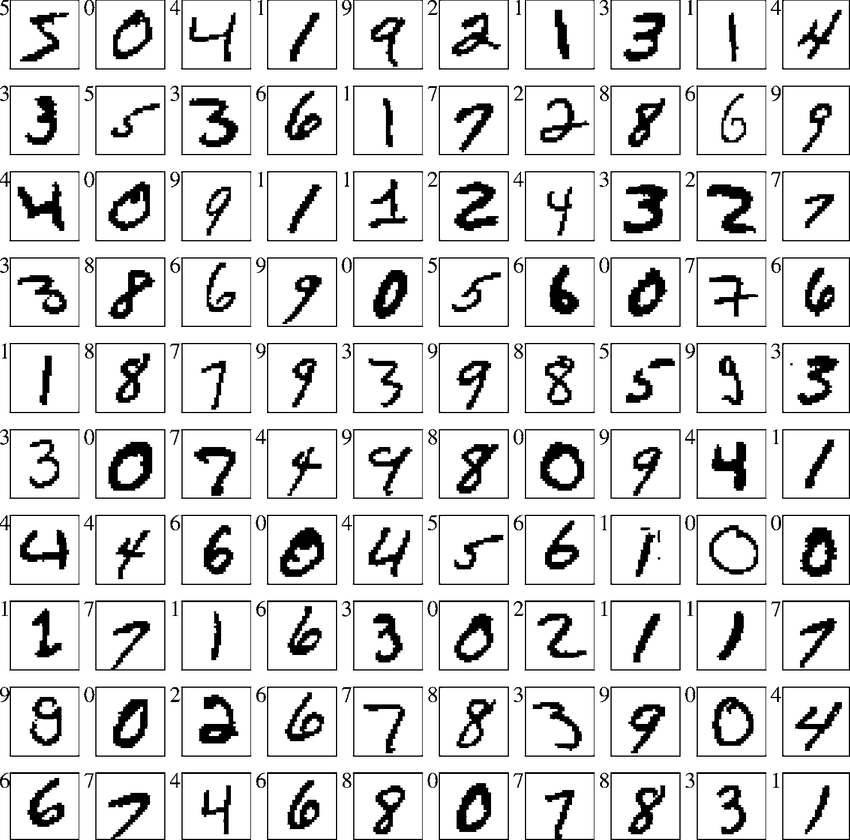
#> input picture numbers.png, 850 x 840 px, found by its file name
$ jupyter execute --allow-errors Homework_detection_numbers.ipynb   (shell and % lines are left out)
#> lines starting #> are read from the running program, lines starting #| are printed output that depends on the picture; after the words box and inside, x2 and y2 are one past the last pixel; in counts of white or black regions, pixels touching at a corner belong together
#> further down, img is the input picture: shape (840, 850, 3); min 0, max 255, mean 218.3
# Importation of packages

[cell 1]
import numpy as np
import pandas as pd
import cv2
import matplotlib.pyplot as plt
import matplotlib.image as mpimg

import sklearn

import keras
from keras.models import Sequential
from keras.layers.core import Dense, Dropout, Activation
from keras.layers import Dense, Dropout, Flatten, Conv2D, MaxPooling2D
from keras.utils import np_utils
from keras.datasets import mnist

from skimage import measure
%pylab inline
import itertools
import statistics
import scipy

# for colab >> if not on colab, change the function cv2_imshow with the true function of cv2
from google.colab.patches import cv2_imshow

[cell 2]
from google.colab import drive
drive.mount("/content/drive")
chemin = "drive/MyDrive/BME/Artificial_Intelligence_in_Data_Science/class_5/"

# Preprocessing

Importation of the MNIST Database

#> (a cell that did not finish here is left out)

[cell 4]
# [4 lines left out: function preprocessing, not called in this run]

[cell 5]
num_classes = 10

#> (the rest of this cell did not finish here and is left out)

# Model creation : CNN, fitting and evaluation

I used Convutional layers to have better accuracy.

#> (a cell that did not finish here is left out)

#> (a cell that did not finish here is left out)

#> (a cell that did not finish here is left out)

# Detection and classification of numbers

The use of Kmeans didn't work so this is another way to segment the image. We put it in gray then we verify that the number is in white. Then, we scale it to make the number closed to 255 and black and black-grey will be put to zeros.
We also create the connected components with an image that has pixels who are either 0 or 255. We return our res (segmented image that has value betwwen 0 and 255), our other image that has two value 0 or 255 for every pixel and then the patches.

[cell 9]
def segment_image(img):
  res = cv2.cvtColor(img, cv2.COLOR_BGR2GRAY)

  if np.mean(res)>255/2:
    res= 255 - res
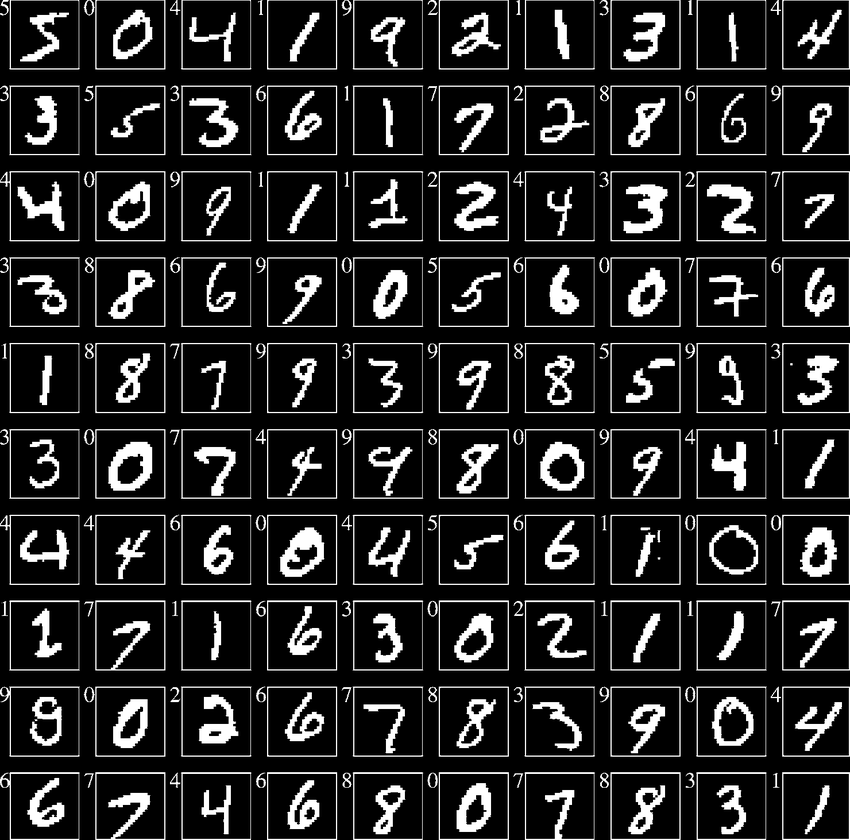
#> res: shape (840, 850); min 0, max 255, mean 36.7

  res-=np.min(res)
  res = np.array(res / np.max(res) * 255,int)
  res = np.array((res > np.mean(res) + 1.5*np.std(res)), int)  * (res)
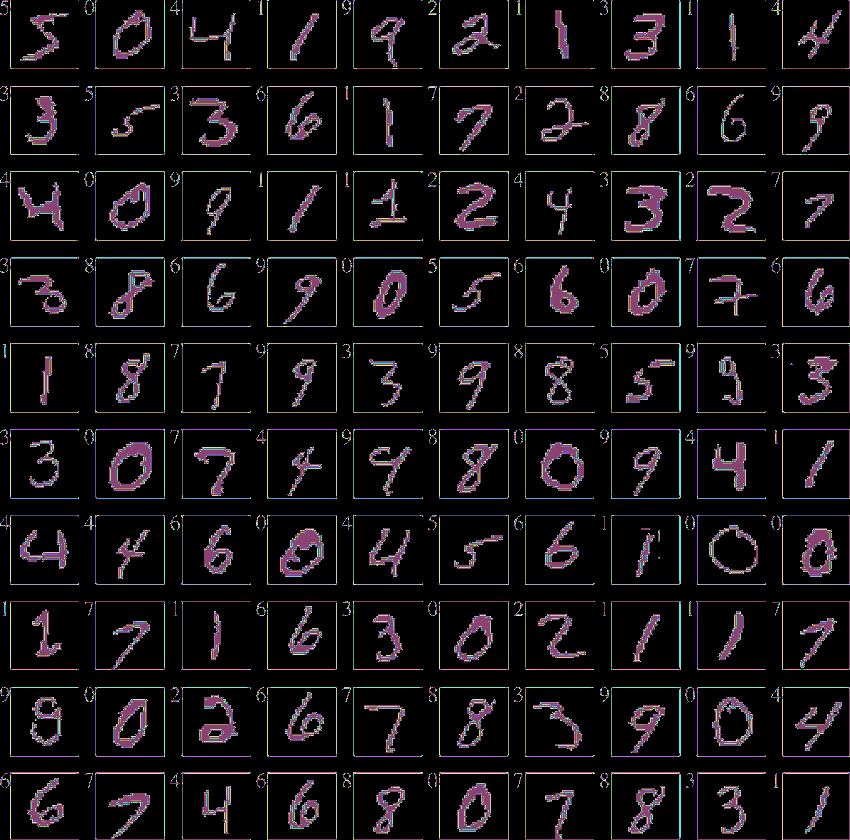
#> res: shape (840, 850) int64; 98 distinct labels, from 0 to 255; one colour per label, 0 black

  res_full = np.array((res > np.mean(res) + 1.5*np.std(res)), int)
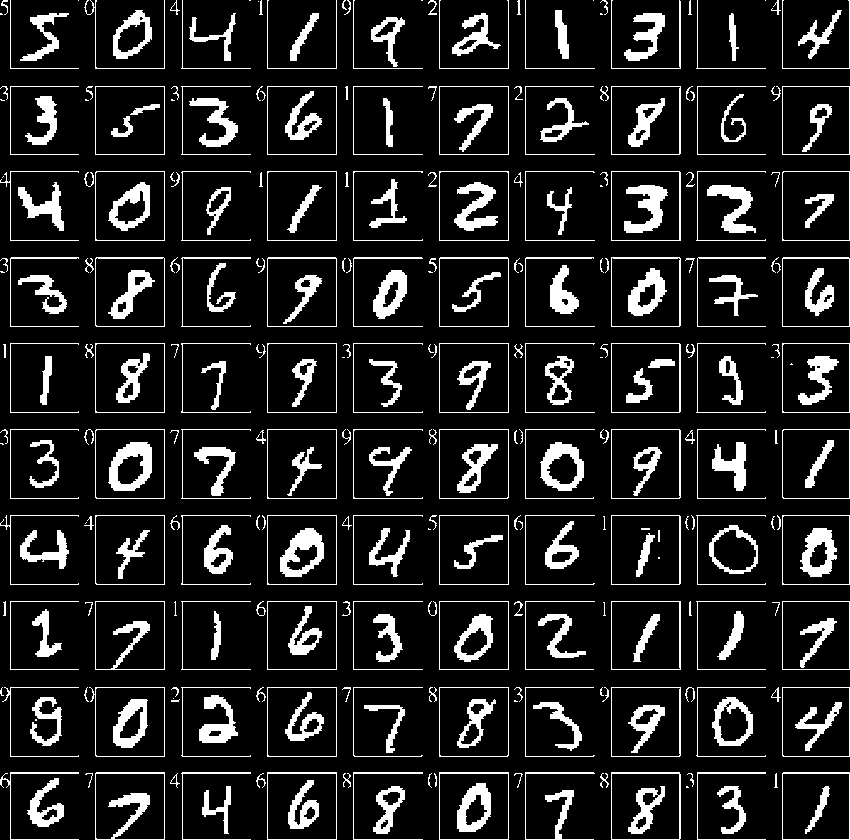
#> res_full: shape (840, 850) int64; values 0 (black) and 1 (white), 12.8% white; 345 white regions (44 under 20 px)
  regions = measure.label(res_full,connectivity=1,background=-10)
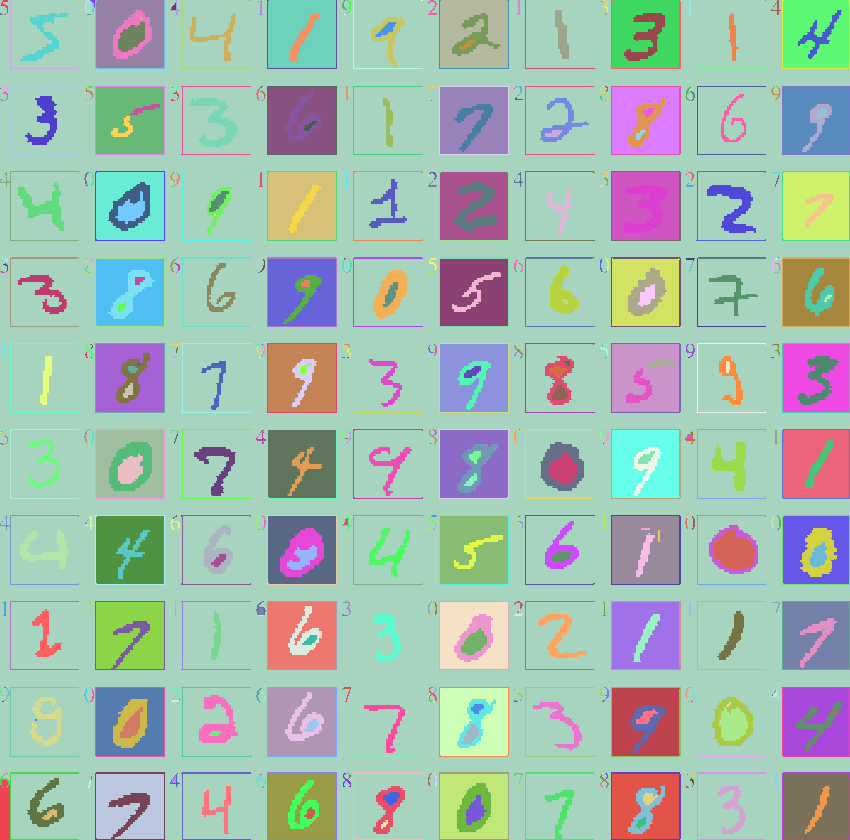
#> regions: shape (840, 850) int64; 777 distinct labels, from 1 to 777; one colour per label, 0 black
  patches = measure.regionprops(regions)
#> patches = 777 regions; largest, box (x1, y1, x2, y2) and area: (0, 0, 850, 840) 422860, (440, 516, 508, 584) 4228, (96, 87, 164, 154) 4227, (268, 0, 336, 68) 4226, (268, 172, 336, 240) 4222

  return res,res_full, patches

Functions that are used to filter the patches

[cell 10]
def bool_area_superior(patch,image, threshold_min):
  area_of_image = image.shape[0] * image.shape[1]
  area_of_patch = patch.area
  return area_of_patch > threshold_min * area_of_image

[cell 11]
def bool_compare_to_image(patch, image, threshold):
  area_of_image = image.shape[0] * image.shape[1]
  area_of_patch = patch.area
  return area_of_patch < threshold * area_of_image

[cell 12]
def bool_aspect_ratio(patch, min_threshold, max_threshold):
  delta_x = np.abs(patch.bbox[2]-patch.bbox[0])
  delta_y = np.abs(patch.bbox[3]-patch.bbox[1])

  ratio = delta_x/delta_y

  return ratio > min_threshold and ratio < max_threshold

[cell 13]
def bool_divergence(patch,patches, threshold):
  mean_height = 0
  for patch_i in patches :
    mean_height+=np.abs(patch_i.bbox[0]-patch_i.bbox[2])
  mean_height/=len(patches)

  height = np.abs(patch.bbox[0]-patch.bbox[2])
  return (mean_height-height)/mean_height < threshold

Functions used to create the little images from the regions where our numbers are (possibly) and we resize it in the good format.

[cell 14]
# [21 lines left out: function resizing_partitions, not called in this run]

Another function identical to the previous one but will make bigger the rectangles surrounding and directly transform the rectangle to a square without stretching the image. Like that, the little images will look like the MNIST image.

[cell 15]
# [16 lines left out: function make_rectangle_bigger, not called in this run]

[cell 16]
# [25 lines left out: function resizing_partitions_with_extra_space, not called in this run]

These two function are used to filter the predictions and put the results in a convenient way. We filter on the confidence but also thanks to the second function on how the boxes intersect each other. This problem is a bit present on the images especially the first one. If two boxes are very close or one is another one, it will keep just one box.

[cell 17]
# [22 lines left out: function filter_results, not called in this run]

[cell 18]
def eliminate_dupplications(boxes, confidences,SCORE_THRESHOLD,IOU_THRESHOLD):
  idxs = cv2.dnn.NMSBoxes(boxes, confidences, SCORE_THRESHOLD, IOU_THRESHOLD) # for more explanation, see documentation of the function
  return idxs

Functions to display images

This function is used to display the boxes of the connected regions.

[cell 19]
def plot_boxes(patches, img):
  fig, (ax1) = plt.subplots(1,figsize=(20,20))
  plt.xticks([]),plt.yticks([])
  ax1.imshow(img);
  for patch in patches :

    width = np.abs(patch.bbox[2]-patch.bbox[0])
    height = np.abs(patch.bbox[3]-patch.bbox[1])

    anchor_x = patch.bbox[0]
    anchor_y = patch.bbox[1]

    rectBorder = matplotlib.patches.Rectangle(\
                (anchor_y, anchor_x),  height, width, edgecolor="red", linewidth=2, fill=False)
    ax1.add_patch(rectBorder)

  plt.show()

This function is used to put rectangles around the numbers with their predicted value.

[cell 20]
# [44 lines left out: function create_image, not called in this run]

Parameters

[cell 21]
# filter the patches
MIN_THRESHOLD = 0.1
MAX_THRESHOLD = 12
THRESHOLD_RATIO_MIN_AREA = 0.0001
THRESHOLD_RATIO_MAX_AREA = 0.1
THRESHOLD_DIV = 0.05

# filter
CONFIDENCE_THRESHOLD = 0.7
SCORE_THRESHOLD = CONFIDENCE_THRESHOLD
IOU_THRESHOLD = 0.01

Reading of the image, creation of the patches and filtering of the patches

[cell 22]
img = cv2.imread(chemin+"numbers.png")
cv2_imshow(img)

# segmentation
img_seg, img_seg_full, patches = segment_image(img)

res_temp_patches = []
res_patches = []

# filtering of patches
for patch in patches :
  condition = bool_area_superior(patch, img, THRESHOLD_RATIO_MIN_AREA) and bool_compare_to_image(patch, img, THRESHOLD_RATIO_MAX_AREA) and bool_aspect_ratio(patch, MIN_THRESHOLD, MAX_THRESHOLD)
  if condition :
    res_temp_patches.append(patch)
#> this loop made 777 passes
#> after the loop, res_temp_patches = 287 regions; largest, box (x1, y1, x2, y2) and area: (440, 516, 508, 584) 4228, (96, 87, 164, 154) 4227, (268, 0, 336, 68) 4226, (268, 172, 336, 240) 4222, (612, 516, 679, 584) 4203

for patch in res_temp_patches :
  condition = bool_divergence(patch, res_temp_patches, THRESHOLD_DIV)

  if condition :
    res_patches.append(patch)
#> this loop made 287 passes
#> (height in bool_divergence, condition) on passes 1 to 3: (69, True), (69, True), (68, True)
#> after the loop, res_patches = 151 regions; largest, box (x1, y1, x2, y2) and area: (440, 516, 508, 584) 4228, (96, 87, 164, 154) 4227, (268, 0, 336, 68) 4226, (268, 172, 336, 240) 4222, (612, 516, 679, 584) 4203

len(res_patches)
#> Out = 151

[cell 23]
plot_boxes(res_patches, img_seg)
#> the loop in plot_boxes, `for patch in patches : ` made 151 passes
#> (width, height, anchor_x, anchor_y) on passes 1 to 3: (69, 69, 0, 10), (69, 73, 0, 92), (68, 68, 0, 96)
#> in plot_boxes, `plt.show()`:
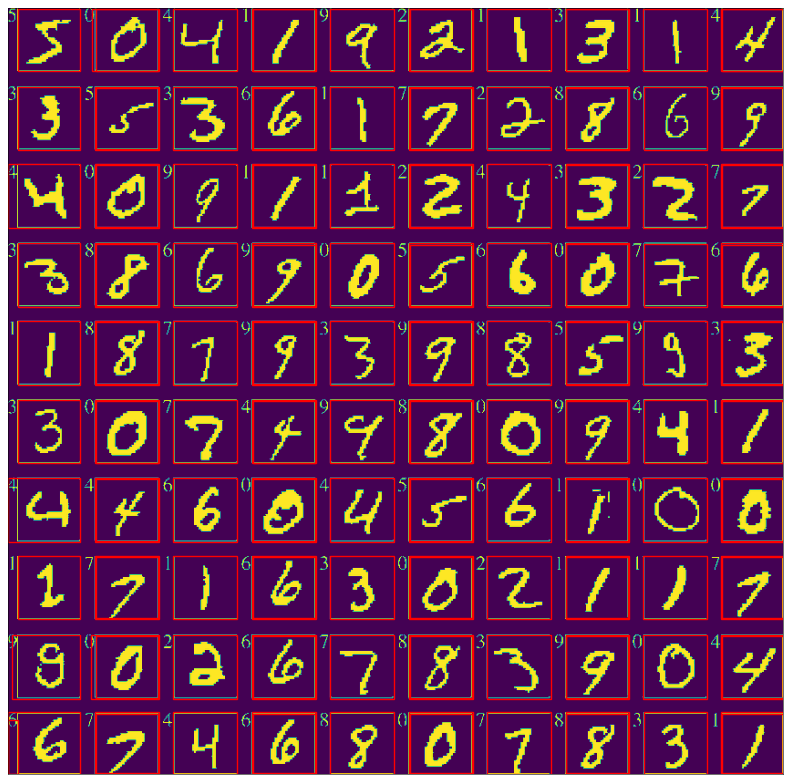
#> figure drawn by matplotlib, 1 panel
